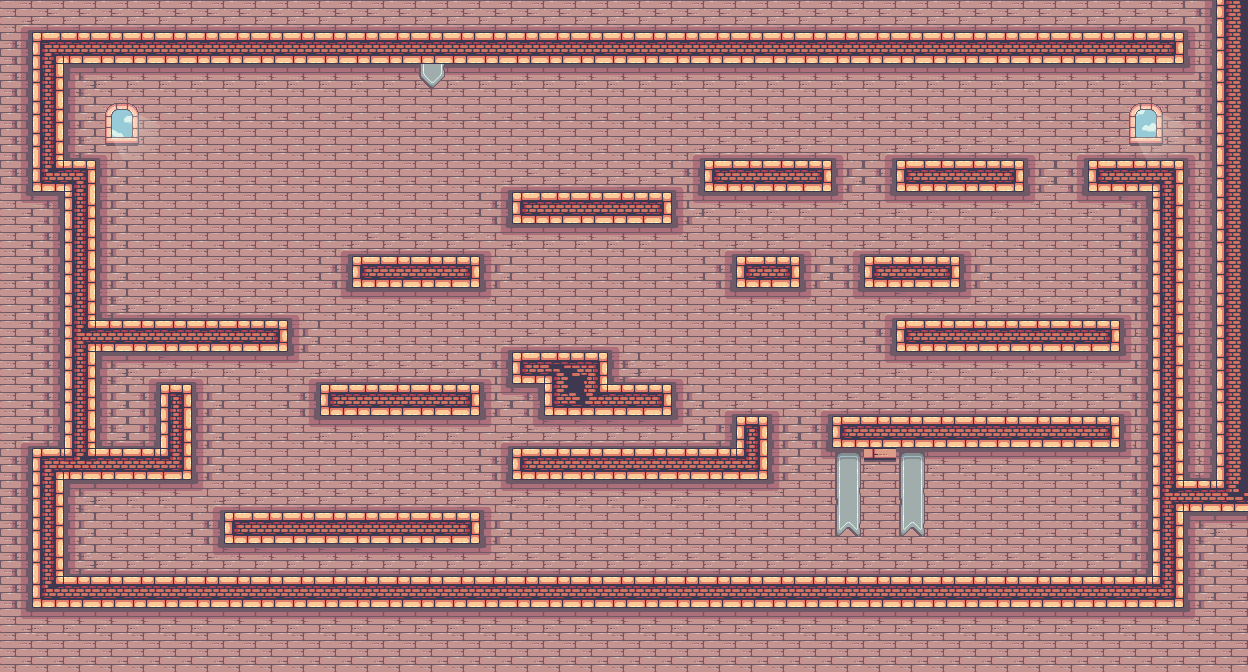

Rendered tile map (Tiled .tmx) drawn with the repository's tilesets; below, a short description and the map source with its tile grids summarised:
An orthogonal 39x21 tile map with 32x32 px tiles, 3 tile layers (Background_values, Background, Decorations), 5 tilesets and 27 objects (27x Rectangle).

<map version="1.4" tiledversion="1.4.2" orientation="orthogonal" renderorder="right-down" compressionlevel="0" width="39" height="21" tilewidth="32" tileheight="32" infinite="0" backgroundcolor="#696A79" nextlayerid="8" nextobjectid="1"><tileset firstgid="1" name="Terrain" tilewidth="32" tileheight="32" tilecount="247" columns="19" objectalignment="topleft" margin="0" spacing="0"><image source="../../../kings_and_pigs/14-TileSets/Terrain (32x32).png" width="608" height="416" /></tileset><tileset firstgid="248" name="Decorations" tilewidth="32" tileheight="32" tilecount="42" columns="7" objectalignment="topleft" margin="0" spacing="0"><image source="../../../kings_and_pigs/14-TileSets/Decorations (32x32).png" width="224" height="192" /></tileset><tileset firstgid="290" name="Diamond" tilewidth="32" tileheight="32" tilecount="1" columns="1" objectalignment="topleft" margin="0" spacing="0"><image source="../../../kings_and_pigs/12-Live and Coins/final.png" width="32" height="32" /></tileset><tileset firstgid="291" name="Idle" tilewidth="32" tileheight="32" tilecount="4" columns="2" objectalignment="topleft" margin="0" spacing="0"><image source="../../../kings_and_pigs/11-Door/final.png" width="64" height="64" /></tileset><tileset firstgid="295" name="Background" tilewidth="32" tileheight="32" tilecount="2" columns="2" objectalignment="topleft"><image source="Background.intgrid.png" width="64" height="32" /></tileset><layer id="1" name="Background_values" width="39" height="21" opacity="1"><data>[819 cells, 819 non-empty, 2 distinct tile ids]</data></layer><layer id="2" name="Background" width="39" height="21" opacity="1"><data>[819 cells, 819 non-empty, 42 distinct tile ids]</data></layer><layer id="3" name="Decorations" width="39" height="21" opacity="1"><data>[819 cells, 16 non-empty, 13 distinct tile ids]</data></layer><objectgroup id="4" name="Entities"><object name="Rectangle" type="Rectangle" x="64" y="576" width="32" height="32"><properties><property name="__anchorX" type="int" value="64" /><property name="__anchorY" type="int" value="576" /><property name="__cx" type="int" value="2" /><property name="__cy" type="int" value="18" /></properties></object><object name="Rectangle" type="Rectangle" x="1152" y="160" width="32" height="32"><properties><property name="__anchorX" type="int" value="1152" /><property name="__anchorY" type="int" value="160" /><property name="__cx" type="int" value="36" /><property name="__cy" type="int" value="5" /></properties></object><object name="Rectangle" type="Rectangle" x="1184" y="480" width="32" height="32"><properties><property name="__anchorX" type="int" value="1184" /><property name="__anchorY" type="int" value="480" /><property name="__cx" type="int" value="37" /><property name="__cy" type="int" value="15" /></properties></object><object name="Rectangle" type="Rectangle" x="1216" y="0" width="32" height="32"><properties><property name="__anchorX" type="int" value="1216" /><property name="__anchorY" type="int" value="0" /><property name="__cx" type="int" value="38" /><property name="__cy" type="int" value="0" /></properties></object><object name="Rectangle" type="Rectangle" x="64" y="32" width="32" height="32"><properties><property name="__anchorX" type="int" value="64" /><property name="__anchorY" type="int" value="32" /><property name="__cx" type="int" value="2" /><property name="__cy" type="int" value="1" /></properties></object><object name="Rectangle" type="Rectangle" x="32" y="32" width="32" height="32"><properties><property name="__anchorX" type="int" value="32" /><property name="__anchorY" type="int" value="32" /><property name="__cx" type="int" value="1" /><property name="__cy" type="int" value="1" /></properties></object><object name="Rectangle" type="Rectangle" x="64" y="160" width="32" height="32"><properties><property name="__anchorX" type="int" value="64" /><property name="__anchorY" type="int" value="160" /><property name="__cx" type="int" value="2" /><property name="__cy" type="int" value="5" /></properties></object><object name="Rectangle" type="Rectangle" x="96" y="448" width="32" height="32"><properties><property name="__anchorX" type="int" value="96" /><property name="__anchorY" type="int" value="448" /><property name="__cx" type="int" value="3" /><property name="__cy" type="int" value="14" /></properties></object><object name="Rectangle" type="Rectangle" x="160" y="384" width="32" height="32"><properties><property name="__anchorX" type="int" value="160" /><property name="__anchorY" type="int" value="384" /><property name="__cx" type="int" value="5" /><property name="__cy" type="int" value="12" /></properties></object><object name="Rectangle" type="Rectangle" x="96" y="320" width="32" height="32"><properties><property name="__anchorX" type="int" value="96" /><property name="__anchorY" type="int" value="320" /><property name="__cx" type="int" value="3" /><property name="__cy" type="int" value="10" /></properties></object><object name="Rectangle" type="Rectangle" x="320" y="384" width="32" height="32"><properties><property name="__anchorX" type="int" value="320" /><property name="__anchorY" type="int" value="384" /><property name="__cx" type="int" value="10" /><property name="__cy" type="int" value="12" /></properties></object><object name="Rectangle" type="Rectangle" x="224" y="512" width="32" height="32"><properties><property name="__anchorX" type="int" value="224" /><property name="__anchorY" type="int" value="512" /><property name="__cx" type="int" value="7" /><property name="__cy" type="int" value="16" /></properties></object><object name="Rectangle" type="Rectangle" x="512" y="448" width="32" height="32"><properties><property name="__anchorX" type="int" value="512" /><property name="__anchorY" type="int" value="448" /><property name="__cx" type="int" value="16" /><property name="__cy" type="int" value="14" /></properties></object><object name="Rectangle" type="Rectangle" x="736" y="416" width="32" height="32"><properties><property name="__anchorX" type="int" value="736" /><property name="__anchorY" type="int" value="416" /><property name="__cx" type="int" value="23" /><property name="__cy" type="int" value="13" /></properties></object><object name="Rectangle" type="Rectangle" x="544" y="384" width="32" height="32"><properties><property name="__anchorX" type="int" value="544" /><property name="__anchorY" type="int" value="384" /><property name="__cx" type="int" value="17" /><property name="__cy" type="int" value="12" /></properties></object><object name="Rectangle" type="Rectangle" x="512" y="352" width="32" height="32"><properties><property name="__anchorX" type="int" value="512" /><property name="__anchorY" type="int" value="352" /><property name="__cx" type="int" value="16" /><property name="__cy" type="int" value="11" /></properties></object><object name="Rectangle" type="Rectangle" x="352" y="256" width="32" height="32"><properties><property name="__anchorX" type="int" value="352" /><property name="__anchorY" type="int" value="256" /><property name="__cx" type="int" value="11" /><property name="__cy" type="int" value="8" /></properties></object><object name="Rectangle" type="Rectangle" x="512" y="192" width="32" height="32"><properties><property name="__anchorX" type="int" value="512" /><property name="__anchorY" type="int" value="192" /><property name="__cx" type="int" value="16" /><property name="__cy" type="int" value="6" /></properties></object></objectgroup><objectgroup id="5" name="Exit"><!-- 2 objects omitted --></objectgroup><objectgroup id="6" name="Hero"><!-- 1 objects omitted --></objectgroup><objectgroup id="7" name="Diamonds" /></map>
<!-- 9 of 27 objects omitted -->
